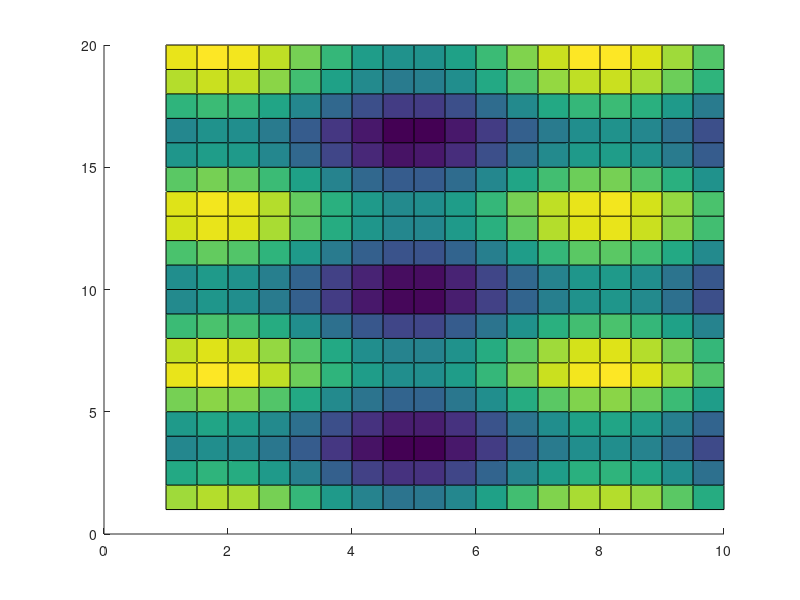
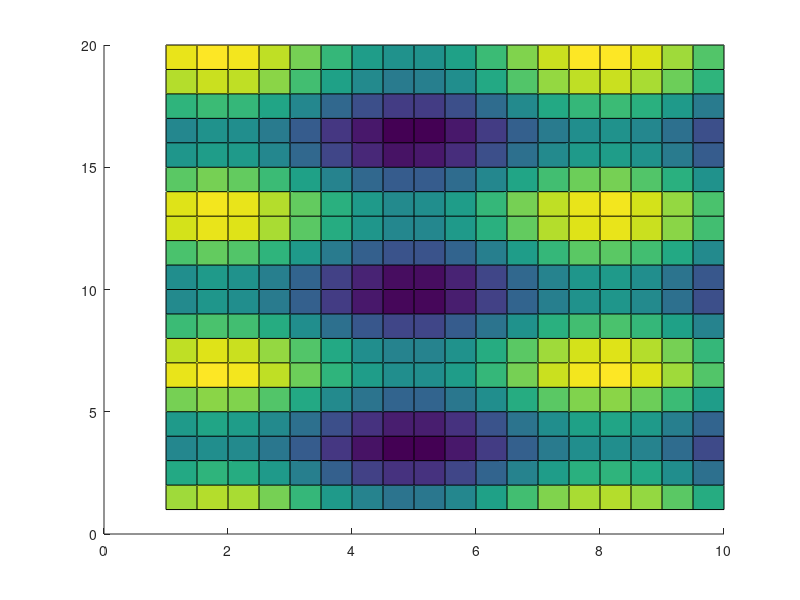
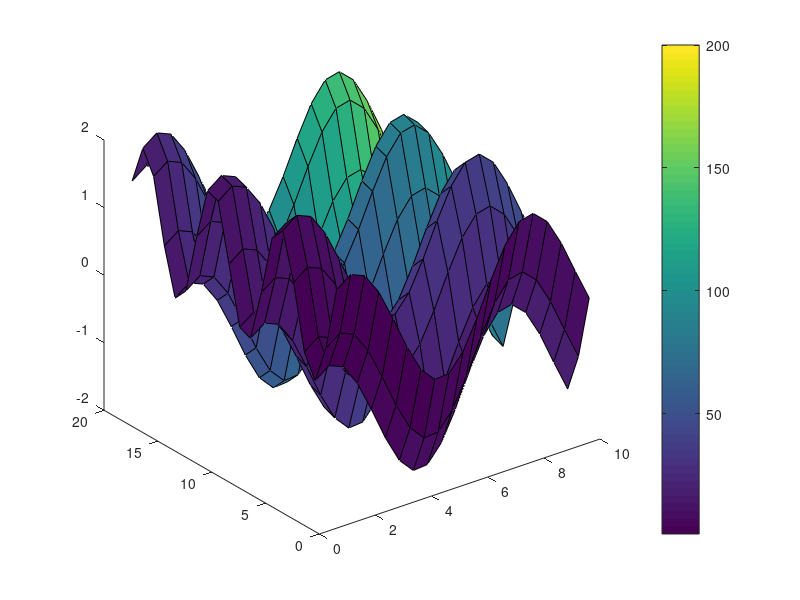
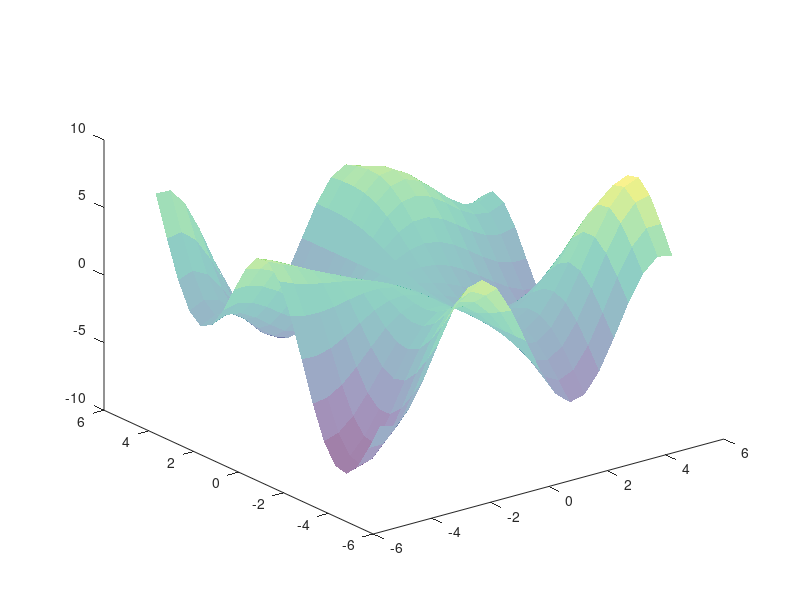

Here is the MATLAB script that generated these plots, in order:
%=============================================================================
% Copyright (c) 2016-present Allan CORNET (Nelson)
%=============================================================================
% This file is part of Nelson.
%=============================================================================
% LICENCE_BLOCK_BEGIN
% SPDX-License-Identifier: LGPL-3.0-or-later
% LICENCE_BLOCK_END
%=============================================================================
% <--ADV-CLI MODE-->
%=============================================================================
f = figure();
[X, Y] = meshgrid(1:0.5:10,1:20);
Z = sin(X) + cos(Y);
h = surface(X, Y, Z);
%=============================================================================
f = figure();
ax = gca();
[X, Y] = meshgrid(1:0.5:10,1:20);
Z = sin(X) + cos(Y);
h = surface(ax, X, Y, Z);
%=============================================================================
f = figure();
[X,Y] = meshgrid(1:0.5:10,1:20);
Z = sin(X) + cos(Y);
C = X.*Y;
surface(X, Y, Z, C);
colorbar
view(3)
%=============================================================================
f = figure();
ax = gca();
[X, Y] = meshgrid(-5:.5:5);
Z = Y.*sin(X) - X.*cos(Y);
s = surface(X,Y,Z,'FaceAlpha',0.5, 'EdgeColor', 'none');
view(3)
%=============================================================================
f = figure();
N = 50;
[X,Y,Z] = peaks(N);
CO = [];
CO(:,:,1) = zeros(N);
CO(:,:,2) = ones(N).*linspace(0.5,0.6,N);
CO(:,:,3) = ones(N).*linspace(0,1,N);
h = surf(Z,CO);
%=============================================================================
